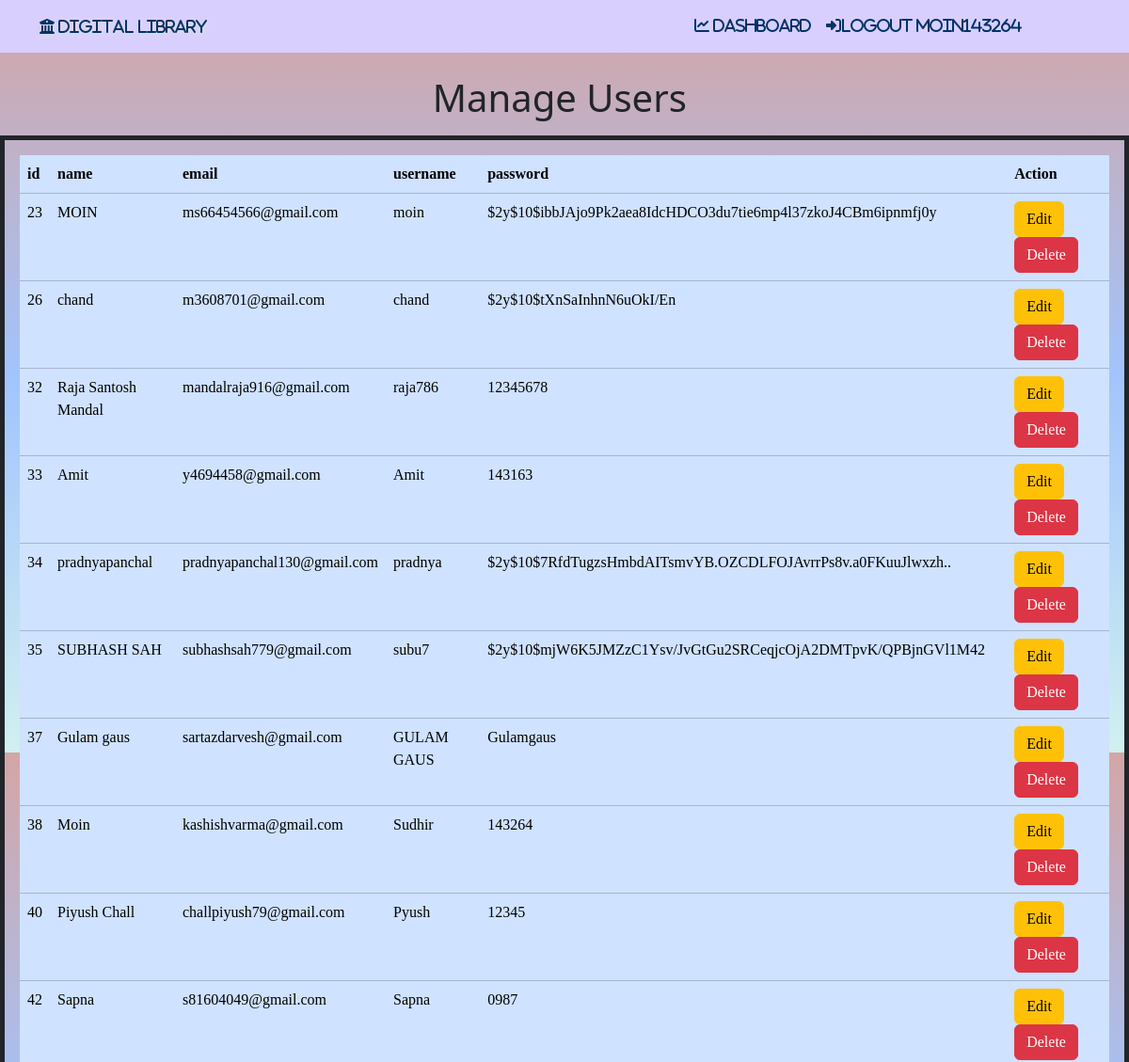
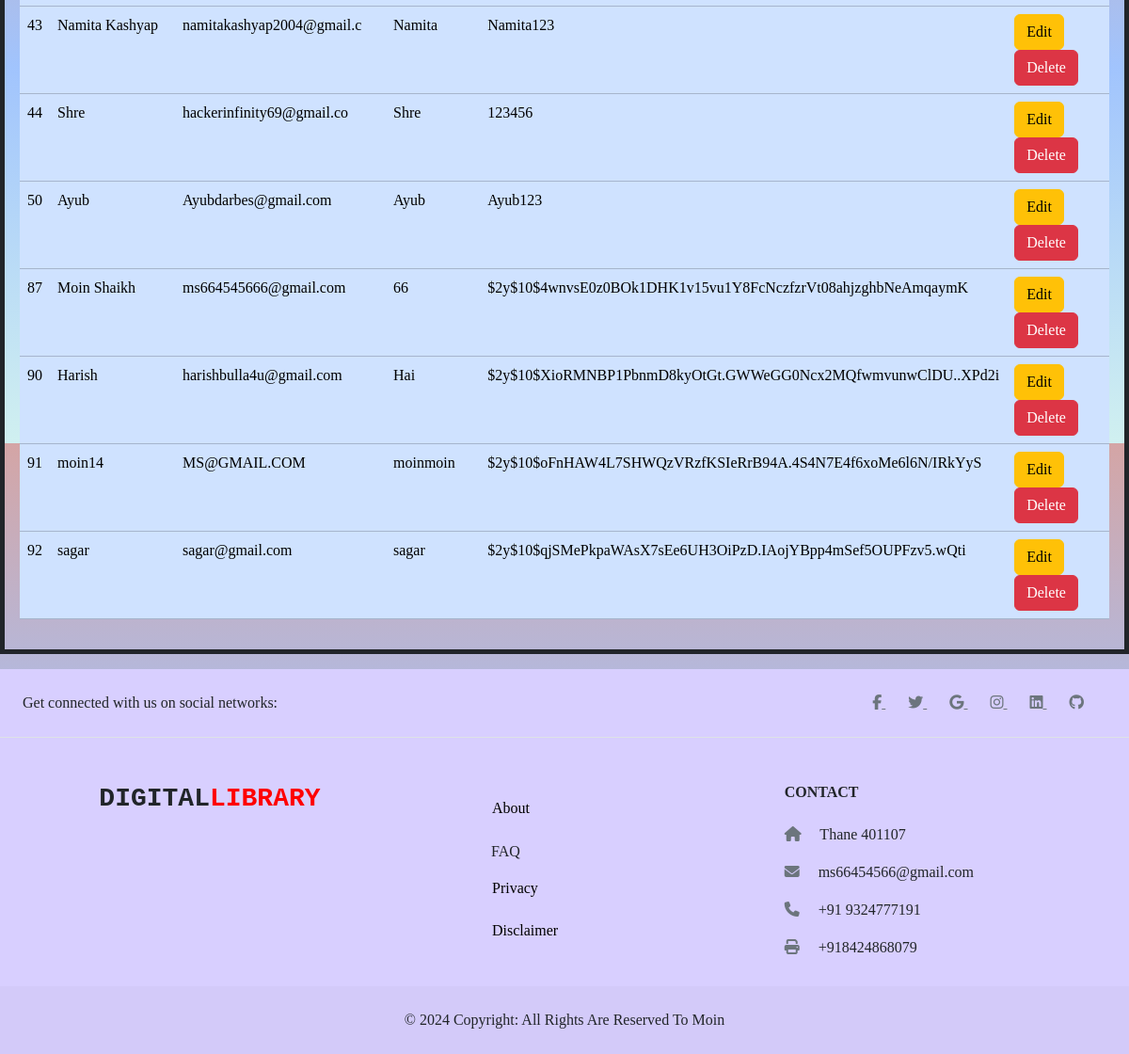
The app's page /admin/images/userm.php (signed in) with its own data (2 pictures, top to bottom).
### tables this page shows
CREATE TABLE `last` (
  `id` int(11) NOT NULL,
  `name` varchar(25) NOT NULL,
  `email` varchar(255) NOT NULL,
  `username` varchar(25) NOT NULL,
  `password` varchar(255) NOT NULL,
  `token` varchar(1000) NOT NULL
);

### admin/images/userm.php (the view, shortened to what this page needs)
<!DOCTYPE html>
<html lang="en">
  <head>
    <link
      href="https://cdn.jsdelivr.net/npm/bootstrap@5.3.2/dist/css/bootstrap.min.css"
      rel="stylesheet"
    />
    <link
      rel="stylesheet"
      href="https://cdnjs.cloudflare.com/ajax/libs/font-awesome/5.15.4/css/all.min.css"
    />
  </head>
  <body
    class="ocean-breeze"
  >
    <header>
      <nav class="navbar navbar-expand-sm">
        <div class="container">
        <span
        class='fa-solid'
            style="
              color: #003366;
              text-shadow: 2px 2px 4px #ddd;
              text-shadow: #ddd;
            "
          >
          <i class="fas fa-university" style="font-size: 1.0em; color: #003366;">   Digital  Library</i>
          </span>
          <div class="collapse navbar-collapse" id="collapsibleNavId">
            <ul class="navbar-nav ms-auto mt-2 mt-lg-0 mx-5">
            <li class="nav-item">
                <a class="nav-link" href="index.php"
                  ><div class="icon">
                    <i style="color: #003366" class="fa-solid fa-chart-line">
                      Dashboard</i
                    >
                  </div>
                </a>
              </li>
              <li class="nav-item me-3">
                <a class="nav-link active" href="Admin_logout.php"
                  ><div class="sign-in">
                    <i
                      style="color: #003366"
                      class="fa-solid fa-right-to-bracket "
                    >logout <?php echo isset($_SESSION["logged"]) ? $_SESSION["logged"] : ''; ?></i>
                  </div>
                </a>
              </li>
            </ul>
          </div>
        </div>
      </nav>
    </header>
    <main>
    <?php
include "conn.php";
$sql="select * from last;";
$result=mysqli_query($conn,$sql);
if (mysqli_num_rows($result)>0) {
    echo "
    <h1 class='text-center'>Manage Users  <i class='fa-solid fa-bottom-to-bracket' aria-hidden='true'></i></h1>
    <div
        class='container-fluid my-3 p-3 border border-5 border-dark'
    >
        <div
            class='table-responsive'
        >
            <table
                class='table table-primary'
            >
                <thead>
                    <tr>
                        <th scope='col'>id</th>
                        <th scope='col'>name</th>
                        <th scope='col'>email</th>
                        <th scope='col'>username</th>
                        <th scope='col'>password</th>
                        <th scope='col'>Action</th>
                    </tr>
                </thead>
                <tbody>";
    while ($rows = mysqli_fetch_assoc($result)) {
        echo "
        <tr class=''>
            <td scope='row'>{$rows['id']}</td>
            <td>{$rows['name']}</td>
            <td>{$rows['email']}</td>
            <td>{$rows['username']}</td>
            <td>{$rows['password']}</td>
            <td scope='row'>
                <a
                    name=''
                    id=''
                    class='btn btn-warning'
                    href='e_dit.php?id={$rows['id']}'
                    role='button'
                    >Edit</a
                >
                <a
                    name=''
                    id=''
                    class='btn btn-danger'
                    href='del.php?id={$rows['id']}'
                    role='button'
                    >Delete</a
                >
    </td>
        </tr>";
    }
    echo "
    </tbody>
</table>
</div>
</div>
";
} else {
    echo "something Went Wrong".mysqli_error($conn);
}
?>
    </main>
    <footer>
      <footer class="text-center text-sm-start text-dark">
        <section
          class="d-flex justify-content-center justify-content-lg-between p-4 border-bottom"
        >
          <div class="me-5 d-none d-lg-block">
            <span>Get connected with us on social networks:</span>
          </div>
          <div>
            <a href="" class="me-4 link-secondary">
              <i class="fab fa-facebook-f"></i>
            </a>
            <a href="" class="me-4 link-secondary">
              <i class="fab fa-twitter"></i>
            </a>
            <a href="" class="me-4 link-secondary">
              <i class="fab fa-google"></i>
            </a>
            <a href="" class="me-4 link-secondary">
              <i class="fab fa-instagram"></i>
            </a>
            <a href="" class="me-4 link-secondary">
              <i class="fab fa-linkedin"></i>
            </a>
            <a href="" class="me-4 link-secondary">
              <i class="fab fa-github"></i>
            </a>
          </div>
        </section>
        <section class="">
          <div class="container text-center text-md-start mt-5">
            <div class="row mt-3">
              <div class="col-md-3 col-lg-4 col-xl-3 mx-auto mb-4">
                <h3
                  class="text-uppercase fw-bold mb-4 d-flex-inline"
                  style="font-family: 'Courier New', Courier, monospace"
                >
                  Digital<span style="color: red">Library</span>
                </h3>
              </div>
              <div class="col-md-2 col-lg-2 col-xl-2 mx-auto mb-4">
                <p>
                  <a href="#!" class="text-reset">
                    <h6 class="text-uppercase fw-bold mb-4">
                      <div class="container-box">
                        <button
                          type="button"
                          class="bbtn"
                          data-bs-toggle="modal"
                          data-bs-target="#hell"
                          style="background: transparent; border: none"
                        >
                          About
                        </button>
                      </div>
                    </h6></a
                  >
                </p>
                <p>
                  <a
                    style="
                      margin-left: 5px;
                      text-decoration: none;
                      font-family: fantasy;
                    "
                    name=""
                    id=""
                    class="text-dark"
                    href="FAQ.html"
                    role="button"
                    >FAQ</a
                  >
                </p>
                <p>
                  <a href="#!" class="text-reset">
                    <h6 class="text-uppercase fw-bold mb-4">
                      <div class="container-box">
                        <button
                          type="button"
                          class="bbtn"
                          data-bs-toggle="modal"
                          data-bs-target="#privacy"
                          style="background: transparent; border: none"
                        >
                          Privacy
                        </button>
                      </div>
                    </h6></a
                  >
                </p>
                <p>
                  <a href="#!" class="text-reset">
                    <h6 class="text-uppercase fw-bold mb-4">
                      <div class="container-box">
                        <button
                          type="button"
                          class="bbtn"
                          data-bs-toggle="modal"
                          data-bs-target="#disclaimer"
                          style="background: transparent; border: none"
                        >
                          Disclaimer
                        </button>
                      </div>
                    </h6></a
                  >
                </p>
              </div>
              <div class="col-md-4 col-lg-3 col-xl-3 mx-auto mb-md-0 mb-4">
                <h6 class="text-uppercase fw-bold mb-4">Contact</h6>
                <p>
                  <i class="fas fa-home me-3 text-secondary"></i> Thane 401107
                </p>
                <p>
                  <i class="fas fa-envelope me-3 text-secondary"></i>
                  ms66454566@gmail.com
                </p>
                <p>
                  <i class="fas fa-phone me-3 text-secondary"></i> +91
                  9324777191
                </p>
                <p>
                  <i class="fas fa-print me-3 text-secondary"></i> +918424868079
                </p>
              </div>
            </div>
          </div>
        </section>
        <div
          class="text-center text-dark p-4"
          style="background-color: rgba(0, 0, 0, 0.025)"
        >
          © 2024 Copyright: All Rights Are Reserved To Moin
        </div>
      </footer>
    </footer>
  </body>
</html>

### admin/images/userm.php (style rules this page uses)
body, form, .container-fluid, .navbar , footer { font-family: fantasy; }
header { position: fixed; width: 100%; top: 0; left: 0; z-index: 1000; background-color:#D8CFFF; }
body { padding-top: 80px; }
.ocean-breeze { background: linear-gradient(to top, #d0f0f0, #a1c4fd 50%, #d4a5a5); height: 100vh; }
footer { background-color:#D8CFFF; }

### records on screen
last: id "23", name "MOIN", email "ms66454566@gmail.com", username "moin", password "$2y$10$ibbJAjo9Pk2aea8IdcHDCO3du7tie6mp4l37zkoJ4CBm6ipnmfj0y"
last: id "26", name "chand", email "m3608701@gmail.com", username "chand", password "$2y$10$tXnSaInhnN6uOkI/En"
last: id "32", name "Raja Santosh Mandal", email "mandalraja916@gmail.com", username "raja786", password "12345678"
last: id "33", name "Amit", email "y4694458@gmail.com", username "Amit", password "143163"
last: id "34", name "pradnyapanchal", email "pradnyapanchal130@gmail.com", username "pradnya", password "$2y$10$7RfdTugzsHmbdAITsmvYB.OZCDLFOJAvrrPs8v.a0FKuuJlwxzh.."
last: id "35", name "SUBHASH SAH", email "subhashsah779@gmail.com", username "subu7", password "$2y$10$mjW6K5JMZzC1Ysv/JvGtGu2SRCeqjcOjA2DMTpvK/QPBjnGVl1M42"
last: id "37", name "Gulam gaus", email "sartazdarvesh@gmail.com", username "GULAM GAUS", password "Gulamgaus"
last: id "38", name "Moin", email "kashishvarma@gmail.com", username "Sudhir", password "143264"
last: id "40", name "Piyush Chall", email "challpiyush79@gmail.com", username "Pyush", password "12345"
last: id "42", name "Sapna", email "s81604049@gmail.com", username "Sapna", password "0987"
last: id "43", name "Namita Kashyap", email "namitakashyap2004@gmail.c", username "Namita", password "Namita123"
last: id "44", name "Shre", email "hackerinfinity69@gmail.co", username "Shre", password "123456"
last: id "50", name "Ayub", email "Ayubdarbes@gmail.com", username "Ayub", password "Ayub123"
last: id "87", name "Moin Shaikh", email "ms664545666@gmail.com", username "66", password "$2y$10$4wnvsE0z0BOk1DHK1v15vu1Y8FcNczfzrVt08ahjzghbNeAmqaymK"
last: id "90", name "Harish", email "harishbulla4u@gmail.com", username "Hai", password "$2y$10$XioRMNBP1PbnmD8kyOtGt.GWWeGG0Ncx2MQfwmvunwClDU..XPd2i"
last: id "91", name "moin14", email "MS@GMAIL.COM", username "moinmoin", password "$2y$10$oFnHAW4L7SHWQzVRzfKSIeRrB94A.4S4N7E4f6xoMe6l6N/IRkYyS"
last: id "92", name "sagar", email "sagar@gmail.com", username "sagar", password "$2y$10$qjSMePkpaWAsX7sEe6UH3OiPzD.IAojYBpp4mSef5OUPFzv5.wQti"

### other values on screen
$_SESSION["logged"] "Moin143264"
